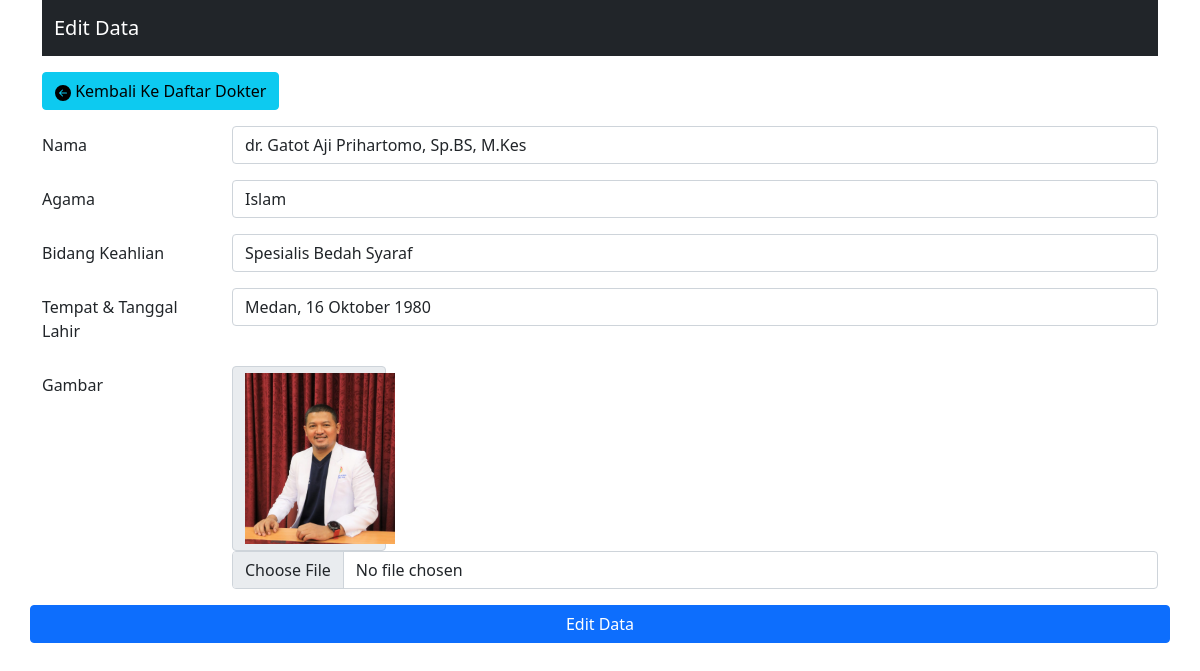
The app's page /ubah.php?id=18 (signed in) with its own data.
### tables this page shows
CREATE TABLE `dokter` (
  `id` int(11) NOT NULL,
  `nama` varchar(255) NOT NULL,
  `agama` varchar(255) NOT NULL,
  `bidang` varchar(255) NOT NULL,
  `gambar` varchar(255) NOT NULL,
  `lahir` varchar(255) NOT NULL
);

### functions.php (called while the page is built, shortened)
<?php
$conn = mysqli_connect('localhost','root','','pw2022_tubes_b_213040063') or die('Koneksi GAGAL');
function query($query) {
    global $conn;
    $result = mysqli_query($conn, $query);
    while( $row = mysqli_fetch_assoc($result)){
        $rows[] = $row;
    }
    return $rows;
}
?>

### ubah.php (the view, shortened to what this page needs)
<?php
require 'functions.php';
$id = $_GET["id"];
$dok = query("SELECT * FROM dokter WHERE id =$id")[0];
?>
<!doctype html>
<html lang="en">
<head>
    <link href="https://cdn.jsdelivr.net/npm/bootstrap@5.1.3/dist/css/bootstrap.min.css" rel="stylesheet">
</head>
<body>
        <div class="container">
    <nav class="navbar navbar-expand-lg navbar navbar-dark bg-dark">
		<div class="container-fluid">
        <a class="navbar-brand" href="#">Edit Data</a>
        </div>
    </nav>
    <blockquote class="blockquote">
        <a href="homeadmin.php" type="button" class="btn btn-info mt-3"><svg xmlns="http://www.w3.org/2000/svg" width="16" height="16" fill="currentColor" class="bi bi-arrow-left-circle-fill" viewBox="0 0 16 16">
		<path d="M8 0a8 8 0 1 0 0 16A8 8 0 0 0 8 0zm3.5 7.5a.5.5 0 0 1 0 1H5.707l2.147 2.146a.5.5 0 0 1-.708.708l-3-3a.5.5 0 0 1 0-.708l3-3a.5.5 0 1 1 .708.708L5.707 7.5H11.5z"/>
		</svg> Kembali Ke Daftar Dokter
		</a>
    </blockquote>
    <form action="" method="post" enctype="multipart/form-data">
        <div class="mb-3 row">
            <label for="nama" class="col-sm-2 col-form-label">Nama</label>
            <div class="col-sm-10">
            <input type="text" class="form-control" name="nama" id="nama" value="<?= $dok["nama"];?>">
            </div>
        </div>
        <div class="mb-3 row">
            <label for="agama" class="col-sm-2 col-form-label">Agama</label>
            <div class="col-sm-10">
            <input type="text" class="form-control" name="agama" id="agama" value="<?= $dok["agama"];?>">
            </div>
        </div>
        <div class="mb-3 row">
            <label for="bidang" class="col-sm-2 col-form-label">Bidang Keahlian</label>
            <div class="col-sm-10">
            <input type="text" class="form-control" name="bidang" id="bidang" value="<?= $dok["bidang"];?>">
            </div>
        </div>
        <div class="mb-3 row">
            <label for="lahir" class="col-sm-2 col-form-label">Tempat & Tanggal Lahir</label>
            <div class="col-sm-10">
            <input type="text" class="form-control" name="lahir" id="lahir" value="<?= $dok["lahir"];?>">
            </div>
        </div>
        <div class="mb-3 row">
            <label for="gambar" class="col-sm-2 col-form-label">Gambar</label>
            <div class="col-sm-10">
            <span class="input-group-text col-sm-2"><img src= img/<?=$dok["gambar"]; ?> width="150px"></span>
            <input type="file" class="form-control" name="gambar" id="gambar">
            </div>
        </div>
        <div class="mb-3 row">
            <button type="submit" name="submit" class="btn btn-primary">Edit Data</button>
        </div>
    </form>
</body>
</html>

### records on screen
dokter: nama "dr. Gatot Aji Prihartomo, Sp.BS, M.Kes", agama "Islam", bidang "Spesialis Bedah Syaraf", lahir "Medan, 16 Oktober 1980", gambar (picture)
